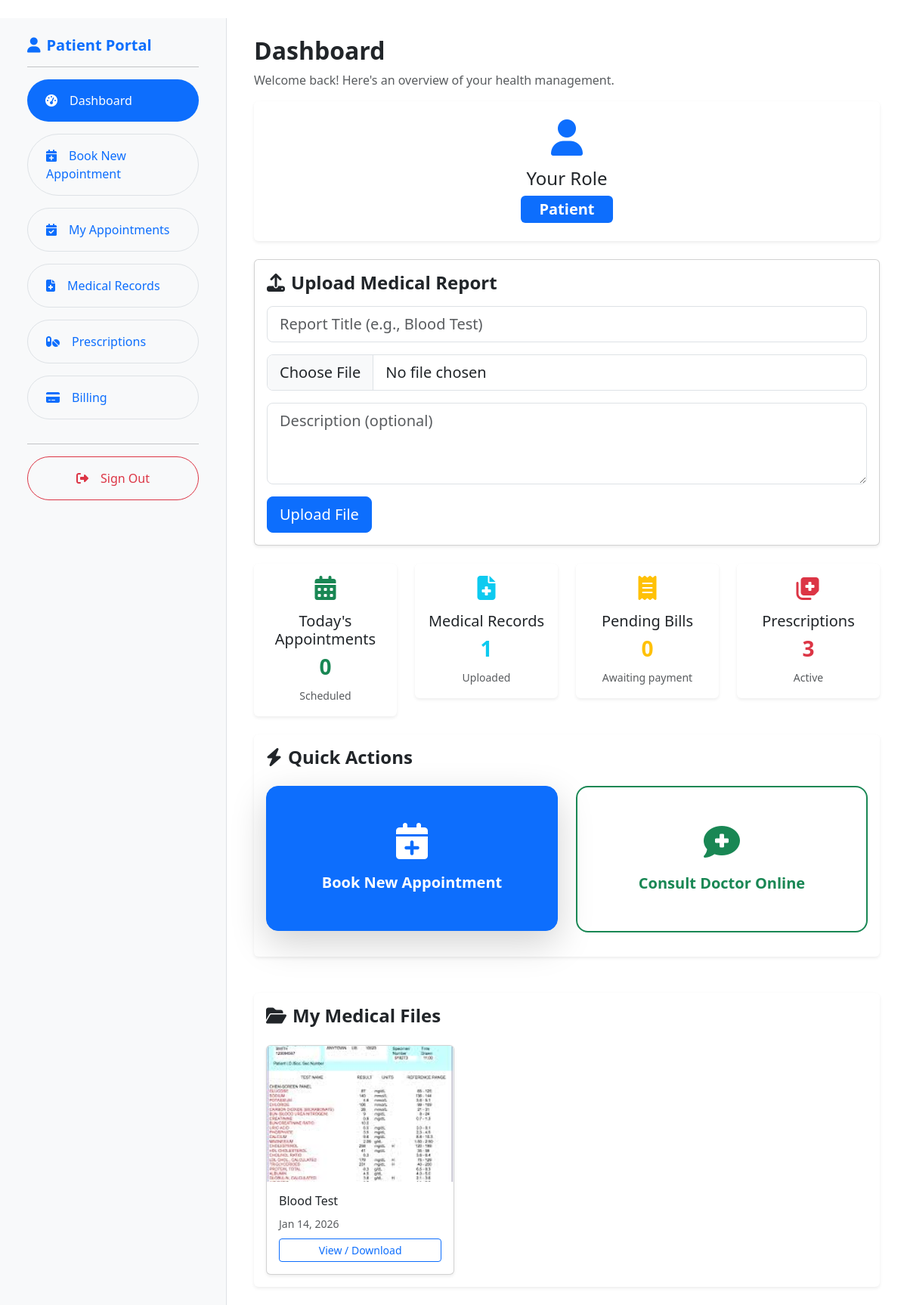
Page /patient-dashboard/ (signed in) on the committed database.
### hospital/models.py (models this page shows, shortened)
class MedicalFile(models.Model):
    patient = models.ForeignKey(Patient, on_delete=models.CASCADE, related_name='medical_files')
    title = models.CharField(max_length=200)
    file = models.FileField(upload_to='medical_files/%Y/%m/%d/')
    description = models.TextField(blank=True)
    uploaded_at = models.DateTimeField(auto_now_add=True)

### hospital/views.py (the view, shortened to what this page needs)
# urls.py: path('patient-dashboard/', patient_dashboard, name='patient_dashboard'),
def patient_dashboard(request):
    if request.session.get('user_type') != 'patient':
        return redirect('main_login')  # or 'login' - whatever your login URL is
    patient_id = request.session.get('patient_id')
    if not patient_id:
        return redirect('main_login')  # session expired or invalid
    patient = get_object_or_404(Patient, id=patient_id)
    medical_files = patient.medical_files.all().order_by('-uploaded_at')
    try:
        bills = patient.bills.all().order_by('-issue_date')
        total_due = sum(b.balance_due for b in bills if b.status != 'paid')
    except AttributeError:
        bills = []
        total_due = 0.00
    today_appointments = Appointment.objects.filter(
        Patient=patient,
        date=date.today()
    ).count()
    prescriptions = patient.prescriptions.all().order_by('-date_issued')
    context = {
        'patient': patient,
        'medical_files': medical_files,
        'today_appointments': today_appointments,
        'prescriptions': prescriptions,
        'bills': bills,
        'total_due': total_due,
        'today': date.today(),
    }
    return render(request, 'patient_dashboard.html', context)

### hospital/templates/patient_dashboard.html (shortened to what this page needs)
{% extends "base.html" %}
{% block content %}
<div class="container-fluid py-4">
    <div class="row">
        <div class="col-md-3 bg-light border-end min-vh-100">
            <div class="p-4 sticky-top">
                <h5 class="fw-bold text-primary"><i class="fas fa-user me-2"></i>Patient Portal</h5>
                <hr>
                <ul class="nav flex-column">
                    <li class="nav-item mb-3">
                        <a href="{% url 'patient_dashboard' %}" class="nav-link active bg-primary text-white rounded-pill px-4 py-3">
                            <i class="fas fa-tachometer-alt me-3"></i>Dashboard
                        </a>
                    </li>
                    <li class="nav-item mb-3">
                        <a href="{% url 'patient_book_appointment' %}" class="nav-link text-primary border rounded-pill px-4 py-3">
                            <i class="fas fa-calendar-plus me-3"></i>Book New Appointment
                        </a>
                    </li>
                    <li class="nav-item mb-3">
                        <a href="{% url 'patient_appointments' %}" class="nav-link text-primary border rounded-pill px-4 py-3">
                            <i class="fas fa-calendar-check me-3"></i>My Appointments
                        </a>
                    </li>
                    <li class="nav-item mb-3">
                        <a href="#" data-bs-toggle="modal" data-bs-target="#medicalRecordsModal" class="nav-link text-primary border rounded-pill px-4 py-3">
                            <i class="fas fa-file-medical me-3"></i>Medical Records
                        </a>
                    </li>
                    <li class="nav-item mb-3">
                        <a href="#" data-bs-toggle="modal" data-bs-target="#prescriptionsModal" class="nav-link text-primary border rounded-pill px-4 py-3">
                            <i class="fas fa-pills me-3"></i>Prescriptions
                        </a>
                    </li>
                    <li class="nav-item mb-3">
                        <a href="#" data-bs-toggle="modal" data-bs-target="#billingModal" class="nav-link text-primary border rounded-pill px-4 py-3">
                            <i class="fas fa-credit-card me-3"></i>Billing
                        </a>
                    </li>
                </ul>
                <hr>
                <a href="{% url 'logout_admin' %}" class="btn btn-outline-danger w-100 py-3 rounded-pill">
                    <i class="fas fa-sign-out-alt me-3"></i>Sign Out
                </a>
            </div>
        </div>
        <div class="col-md-9">
            <div class="p-4">
                <h2 class="fw-bold">Dashboard</h2>
                <p class="text-muted">Welcome back! Here's an overview of your health management.</p>
                <div class="card shadow-sm mb-4 border-0">
                    <div class="card-body text-center py-4">
                        <i class="fas fa-user fa-3x text-primary mb-3"></i>
                        <h4>Your Role</h4>
                        <span class="badge bg-primary fs-5 px-4 py-2">Patient</span>
                    </div>
                </div>
                <div class="card shadow-sm mb-4">
                    <div class="card-body">
                        <h4 class="fw-bold mb-3"><i class="fas fa-upload me-2"></i>Upload Medical Report</h4>
                        <form method="post" enctype="multipart/form-data">
                            <div class="mb-3">
                                <input type="text" name="title" class="form-control form-control-lg"
                                       placeholder="Report Title (e.g., Blood Test)" required>
                            </div>
                            <div class="mb-3">
                                <input type="file" name="file" class="form-control form-control-lg"
                                       accept="image/*,application/pdf" required>
                            </div>
                            <div class="mb-3">
                                <textarea name="description" class="form-control form-control-lg"
                                          placeholder="Description (optional)" rows="3"></textarea>
                            </div>
                            <button type="submit" class="btn btn-primary btn-lg">Upload File</button>
                        </form>
                    </div>
                </div>
                <div class="row mb-4">
                    <div class="col-md-3">
                        <div class="card shadow-sm text-center border-0">
                            <div class="card-body">
                                <i class="fas fa-calendar-alt fa-2x text-success mb-3"></i>
                                <h5>Today's Appointments</h5>
                                <h3 class="fw-bold text-success">{{ today_appointments|default:"0" }}</h3>
                                <small class="text-muted">Scheduled</small>
                            </div>
                        </div>
                    </div>
                    <div class="col-md-3">
                        <div class="card shadow-sm text-center border-0">
                            <div class="card-body">
                                <i class="fas fa-file-medical fa-2x text-info mb-3"></i>
                                <h5>Medical Records</h5>
                                <h3 class="fw-bold text-info">{{ medical_files.count }}</h3>
                                <small class="text-muted">Uploaded</small>
                            </div>
                        </div>
                    </div>
                    <div class="col-md-3">
                        <div class="card shadow-sm text-center border-0">
                            <div class="card-body">
                                <i class="fas fa-receipt fa-2x text-warning mb-3"></i>
                                <h5>Pending Bills</h5>
                                <h3 class="fw-bold text-warning">0</h3>
                                <small class="text-muted">Awaiting payment</small>
                            </div>
                        </div>
                    </div>
                    <div class="col-md-3">
                        <div class="card shadow-sm text-center border-0">
                            <div class="card-body">
                                <i class="fas fa-notes-medical fa-2x text-danger mb-3"></i>
                                <h5>Prescriptions</h5>
                                <h3 class="fw-bold text-danger">{{ prescriptions.count|default:"0" }}</h3>
                                <small class="text-muted">Active</small>
                            </div>
                        </div>
                    </div>
                </div>
                <div class="card shadow-sm border-0 mb-5">
                    <div class="card-body">
                        <h4 class="fw-bold mb-4"><i class="fas fa-bolt me-2"></i>Quick Actions</h4>
                        <div class="row text-center">
                            <div class="col-md-6 mb-3">
                                <a href="{% url 'patient_book_appointment' %}" class="btn btn-primary w-100 py-5 fw-bold shadow-lg rounded-4 d-flex flex-column align-items-center justify-content-center text-decoration-none text-white">
                                    <i class="fas fa-calendar-plus fa-3x mb-3"></i>
                                    <span class="fs-5">Book New Appointment</span>
                                </a>
                            </div>
                            <div class="col-md-6 mb-3">
                                <a href="#" class="btn btn-outline-success w-100 py-5 fw-bold border-2 rounded-4 d-flex flex-column align-items-center justify-content-center text-decoration-none">
                                    <i class="fas fa-comment-medical fa-3x mb-3"></i>
                                    <span class="fs-5">Consult Doctor Online</span>
                                </a>
                            </div>
                        </div>
                    </div>
                </div>
                <div class="card shadow-sm border-0">
                    <div class="card-body">
                        <h4 class="fw-bold mb-4"><i class="fas fa-folder-open me-2"></i>My Medical Files</h4>
                        {% if medical_files %}
                            <div class="row g-4">
                                {% for file in medical_files|slice:":3" %}
                                <div class="col-md-4">
                                    <div class="card h-100 shadow-sm">
                                        {% if file.file.name|lower|slice:"-4:" in '.jpg,.jpeg,.png,.gif' %}
                                            <img src="{{ file.file.url }}" class="card-img-top" style="height:180px; object-fit:cover;">
                                        {% elif file.file.name|lower|slice:"-4:" == '.pdf' %}
                                            <div class="card-img-top bg-light text-center py-5">
                                                <i class="fas fa-file-pdf fa-5x text-danger"></i>
                                            </div>
                                        {% else %}
                                            <div class="card-img-top bg-light text-center py-5">
                                                <i class="fas fa-file fa-5x text-secondary"></i>
                                            </div>
                                        {% endif %}
                                        <div class="card-body">
                                            <h6 class="card-title">{{ file.title }}</h6>
                                            <small class="text-muted">{{ file.uploaded_at|date:"M d, Y" }}</small>
                                            <a href="{{ file.file.url }}" target="_blank" class="btn btn-outline-primary btn-sm mt-2 d-block">
                                                View / Download
                                            </a>
                                        </div>
                                    </div>
                                </div>
                                {% endfor %}
                            </div>
                        {% else %}
                            <p class="text-muted text-center py-4">No medical files uploaded yet.</p>
                        {% endif %}
                    </div>
                </div>
            </div>
        </div>
    </div>
</div>
{% include 'patient_billing_modal.html' %}
{% endblock %}

### rows in the picture
MedicalFile: file (picture), title "Blood Test", uploaded_at "Jan 14, 2026"

### other values in the picture
{{ today_appointments|default:"0" }} "0"
{{ medical_files.count }} "1"
{{ prescriptions.count|default:"0" }} "3"
